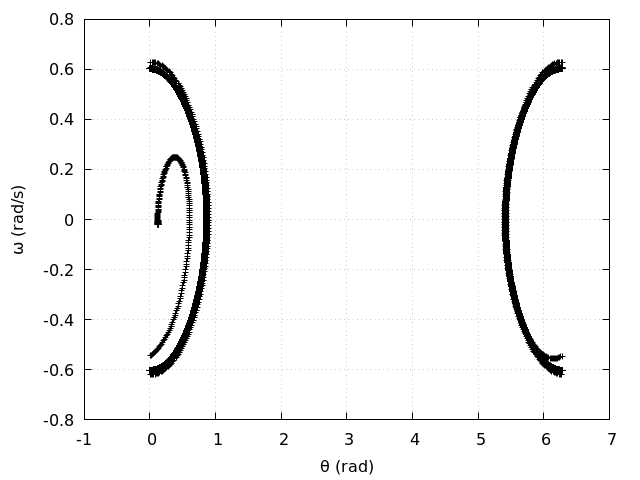

Write the gnuplot code that produced this figure.
set terminal pngcairo size 640, 480
set output "tarefa-6-graf-5-12558547.png"
reset

set xlabel "θ (rad)"
set ylabel "{/Symbol w} (rad/s)"
set grid

set xrange [-1:7]

set style line 1 lc rgb 'black' ps 1 pt 1

plot 'tarefa-6-saida-1-12558547.dat' using 1:2 with points ls 1 notitle
